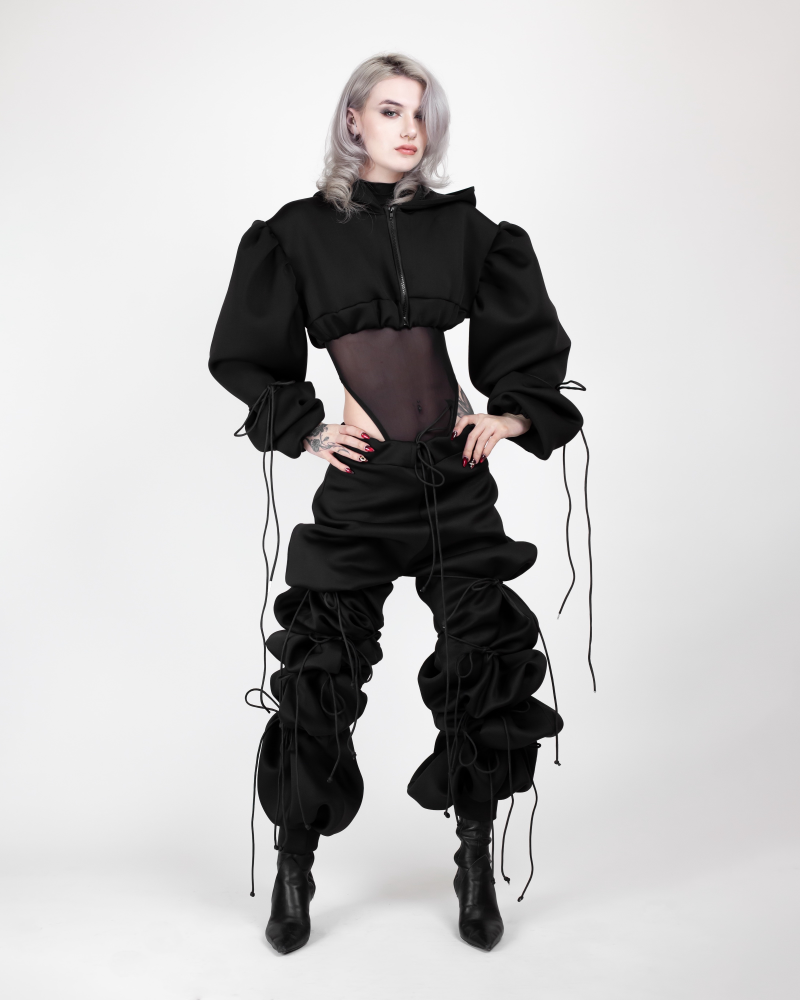
#> input picture Segment-Clothing/image.jpg, 3200 x 4000 px (shown at 1/4 size)
$ python -i test.py   (imports and definitions only)
#> lines starting #> are read from the running program, lines starting #| are printed output that depends on the picture
#> further down, picture is the input picture: PIL image 3200x4000 RGB; mean R, G, B 190.5, 189.3, 189.4
import argparse
from SegCloth import segment_clothing
from PIL import Image

def resize_and_fill(image, target_size=(768, 1024), bg_color=(255, 255, 255), is_mask=False):
#> called with target_size = (768, 1024), bg_color = (255, 255, 255), is_mask = False
    target_w, target_h = target_size
    original_w, original_h = image.size
#> original_w = 3200; original_h = 4000

    scale = max(target_w / original_w, target_h / original_h)
#> scale = 0.256
    new_size = (int(original_w * scale), int(original_h * scale))
#> new_size = (819, 1024)
    resized = image.resize(new_size, resample=Image.Resampling.LANCZOS)
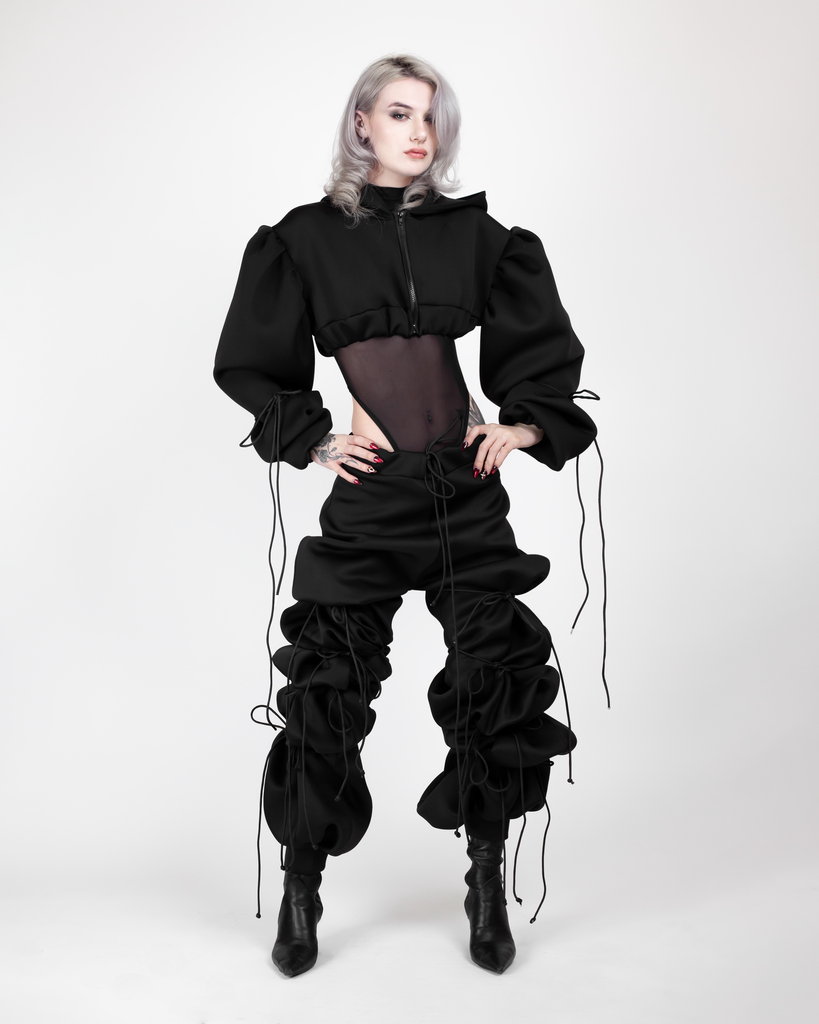
#> resized: PIL image 819x1024 RGB; mean R, G, B 190.5, 189.3, 189.4

    left = (resized.width - target_w) // 2
#> left = 25
    top = (resized.height - target_h) // 2
#> top = 0
    right = left + target_w
#> right = 793
    bottom = top + target_h
#> bottom = 1024
    cropped = resized.crop((left, top, right, bottom))
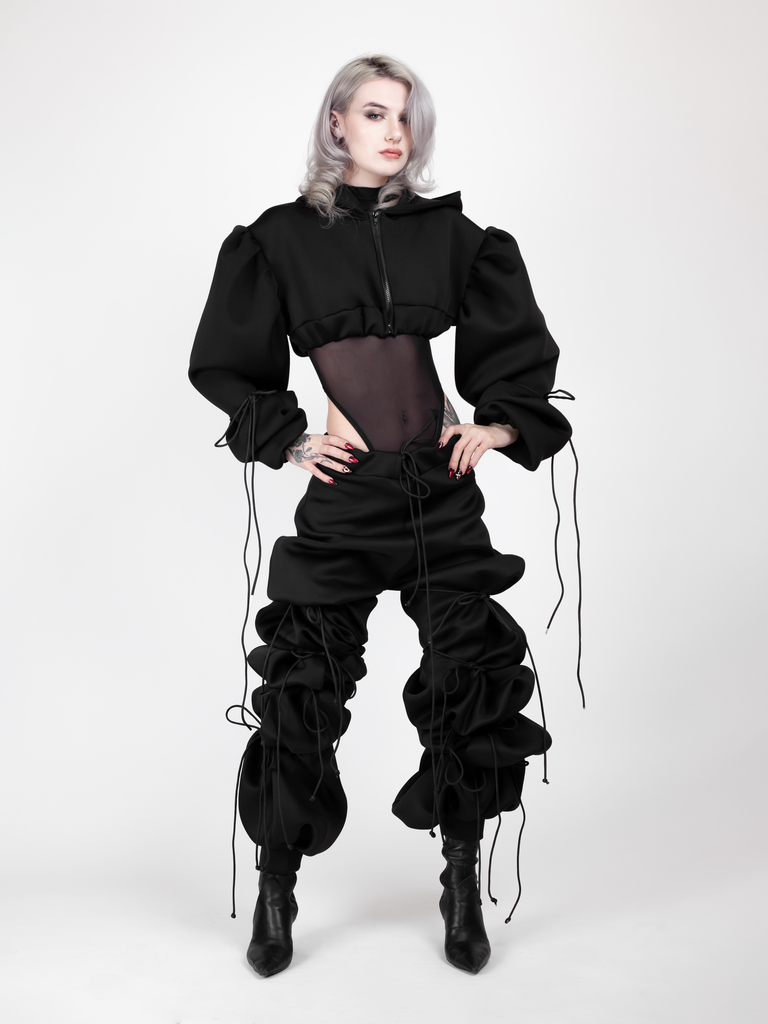
#> cropped: PIL image 768x1024 RGB; mean R, G, B 188, 186.8, 186.9

    return cropped.convert("L" if is_mask else "RGB")

def main(input_path):
    image = Image.open(input_path).convert("RGBA")

    # Segment clothing
    result = segment_clothing(img=image, clothes=["Upper-clothes"])
    result.save("segmented.png")

    # Apply white background
    white_bg = Image.new("RGB", result.size, (255, 255, 255))
    white_bg.paste(result, mask=result.getchannel("A"))

    # Create B&W mask from alpha
    alpha = result.getchannel("A")
    mask = alpha.point(lambda p: 255 if p > 20 else 0).convert("L")

    # Resize & center
    resized_rgb = resize_and_fill(white_bg)
    resized_rgb.save("segmented_resized.png")

    resized_mask = resize_and_fill(mask, is_mask=True)
    resized_mask.save("segmented_mask.png")

    print("✅ Saved: segmented_resized.png and segmented_mask.png")

# [5 lines not run here, left out]

>>> from PIL import Image
>>> picture = Image.open('image.jpg')
>>> result = resize_and_fill(picture)
